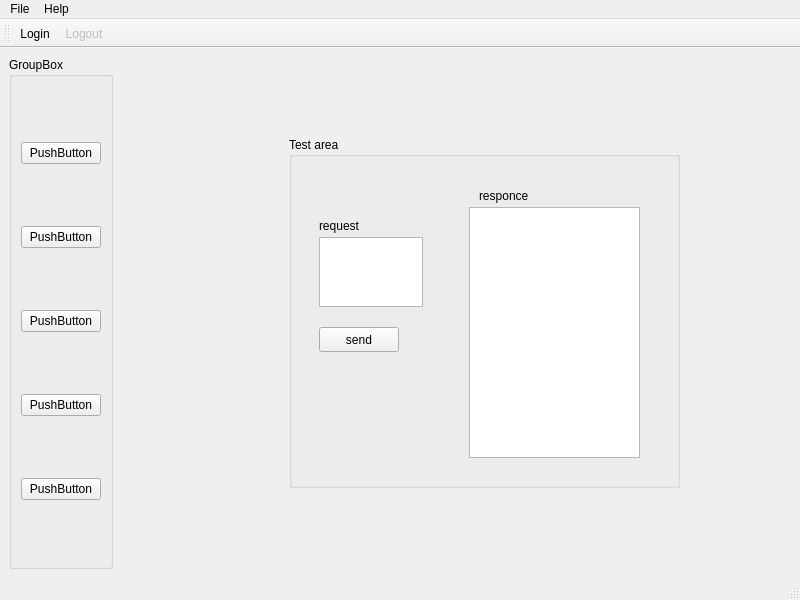
<?xml version="1.0" encoding="UTF-8"?>
<ui version="4.0">
 <class>Controller</class>
 <widget class="QMainWindow" name="Controller">
  <property name="geometry">
   <rect>
    <x>0</x>
    <y>0</y>
    <width>800</width>
    <height>600</height>
   </rect>
  </property>
  <property name="windowTitle">
   <string>MainWindow</string>
  </property>
  <widget class="QWidget" name="centralwidget">
   <layout class="QHBoxLayout" name="horizontalLayout">
    <item>
     <widget class="QGroupBox" name="groupBox">
      <property name="title">
       <string>GroupBox</string>
      </property>
      <layout class="QVBoxLayout" name="verticalLayout">
       <item>
        <widget class="QPushButton" name="pushButton_2">
         <property name="text">
          <string>PushButton</string>
         </property>
        </widget>
       </item>
       <item>
        <widget class="QPushButton" name="pushButton_5">
         <property name="text">
          <string>PushButton</string>
         </property>
        </widget>
       </item>
       <item>
        <widget class="QPushButton" name="pushButton_4">
         <property name="text">
          <string>PushButton</string>
         </property>
        </widget>
       </item>
       <item>
        <widget class="QPushButton" name="pushButton_3">
         <property name="text">
          <string>PushButton</string>
         </property>
        </widget>
       </item>
       <item>
        <widget class="QPushButton" name="pushButton">
         <property name="text">
          <string>PushButton</string>
         </property>
        </widget>
       </item>
      </layout>
     </widget>
    </item>
    <item>
     <widget class="QStackedWidget" name="page_view">
      <widget class="QWidget" name="page">
       <widget class="QGroupBox" name="groupBox_2">
        <property name="geometry">
         <rect>
          <x>170</x>
          <y>80</y>
          <width>391</width>
          <height>351</height>
         </rect>
        </property>
        <property name="title">
         <string>Test area</string>
        </property>
        <widget class="QPushButton" name="sendBtn">
         <property name="geometry">
          <rect>
           <x>30</x>
           <y>190</y>
           <width>80</width>
           <height>25</height>
          </rect>
         </property>
         <property name="text">
          <string>send</string>
         </property>
        </widget>
        <widget class="QTextEdit" name="sending_message">
         <property name="geometry">
          <rect>
           <x>30</x>
           <y>100</y>
           <width>104</width>
           <height>70</height>
          </rect>
         </property>
        </widget>
        <widget class="QLabel" name="label">
         <property name="geometry">
          <rect>
           <x>30</x>
           <y>80</y>
           <width>54</width>
           <height>17</height>
          </rect>
         </property>
         <property name="text">
          <string>request</string>
         </property>
        </widget>
        <widget class="QTextEdit" name="recived_message">
         <property name="geometry">
          <rect>
           <x>180</x>
           <y>70</y>
           <width>171</width>
           <height>251</height>
          </rect>
         </property>
        </widget>
        <widget class="QLabel" name="label_2">
         <property name="geometry">
          <rect>
           <x>190</x>
           <y>50</y>
           <width>54</width>
           <height>17</height>
          </rect>
         </property>
         <property name="text">
          <string>responce</string>
         </property>
        </widget>
       </widget>
      </widget>
      <widget class="QWidget" name="page_2"/>
     </widget>
    </item>
   </layout>
  </widget>
  <widget class="QMenuBar" name="menubar">
   <property name="geometry">
    <rect>
     <x>0</x>
     <y>0</y>
     <width>800</width>
     <height>22</height>
    </rect>
   </property>
   <widget class="QMenu" name="menuFile">
    <property name="title">
     <string>File</string>
    </property>
   </widget>
   <widget class="QMenu" name="menuHelp">
    <property name="title">
     <string>Help</string>
    </property>
   </widget>
   <addaction name="menuFile"/>
   <addaction name="menuHelp"/>
  </widget>
  <widget class="QStatusBar" name="statusbar"/>
  <widget class="QToolBar" name="toolBar">
   <property name="windowTitle">
    <string>toolBar</string>
   </property>
   <property name="layoutDirection">
    <enum>Qt::LeftToRight</enum>
   </property>
   <property name="orientation">
    <enum>Qt::Horizontal</enum>
   </property>
   <attribute name="toolBarArea">
    <enum>TopToolBarArea</enum>
   </attribute>
   <attribute name="toolBarBreak">
    <bool>false</bool>
   </attribute>
   <addaction name="actionLogin"/>
   <addaction name="actionLogout"/>
  </widget>
  <action name="actionLogin">
   <property name="text">
    <string>Login</string>
   </property>
  </action>
  <action name="actionLogout">
   <property name="enabled">
    <bool>false</bool>
   </property>
   <property name="text">
    <string>Logout</string>
   </property>
  </action>
 </widget>
 <resources/>
 <connections/>
</ui>
